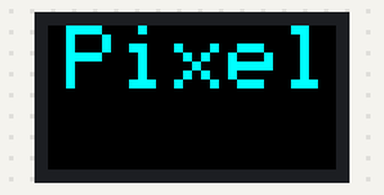
The sketch below on a simulated ESP8266 (NodeMCU). On the bench: 32×16 colour display. What the sketch prints to the serial monitor is not drawn.

Above: at 0.1 s.

The sketch:

PATTERN-TEST.ino
```cpp
#include <PxMatrix.h>


#ifdef ESP32

#define P_LAT 22
#define P_A 19
#define P_B 23
#define P_C 18
#define P_D 5
#define P_E 15
#define P_OE 2
hw_timer_t * timer = NULL;
portMUX_TYPE timerMux = portMUX_INITIALIZER_UNLOCKED;

#endif

#ifdef ESP8266

#include <Ticker.h>
Ticker display_ticker;
#define P_LAT 16
#define P_A 5
#define P_B 4
#define P_C 15
#define P_D 12
#define P_E 0
#define P_OE 2

#endif
// Pins for LED MATRIX

PxMATRIX display(32,16,P_LAT, P_OE,P_A,P_B,P_C);
//PxMATRIX display(64,32,P_LAT, P_OE,P_A,P_B,P_C,P_D);
//PxMATRIX display(64,64,P_LAT, P_OE,P_A,P_B,P_C,P_D,P_E);

#ifdef ESP8266
// ISR for display refresh
void display_updater()
{
  display.displayTestPixel(70);
  // display.displayTestPixel(70);
  //display.display(70);
}
#endif

#ifdef ESP32
void IRAM_ATTR display_updater(){
  // Increment the counter and set the time of ISR
  portENTER_CRITICAL_ISR(&timerMux);
  //isplay.display(70);
  display.displayTestPixel(70);
  portEXIT_CRITICAL_ISR(&timerMux);
}
#endif


uint16_t myCYAN = display.color565(0, 255, 255);
void setup() {
  // put your setup code here, to run once:
Serial.begin(9600);
  display.begin(4);
  display.setScanPattern(ZIGZAG); // LINE, ZIGZAG, ZAGGIZ, WZAGZIG, VZAG
  display.setMuxPattern(BINARY);  // BINARY, STRAIGHT
  display.flushDisplay();
  display.setTextColor(myCYAN);
  display.setCursor(2,0);
  display.print("Pixel");
  Serial.println("hello");

  #ifdef ESP8266
    display_ticker.attach(0.002, display_updater);
  #endif

  #ifdef ESP32
    timer = timerBegin(0, 80, true);
    timerAttachInterrupt(timer, &display_updater, true);
    timerAlarmWrite(timer, 2000, true);
    timerAlarmEnable(timer);
  #endif

  delay(1000);
}


void loop() {

 delay(100);

}
```
